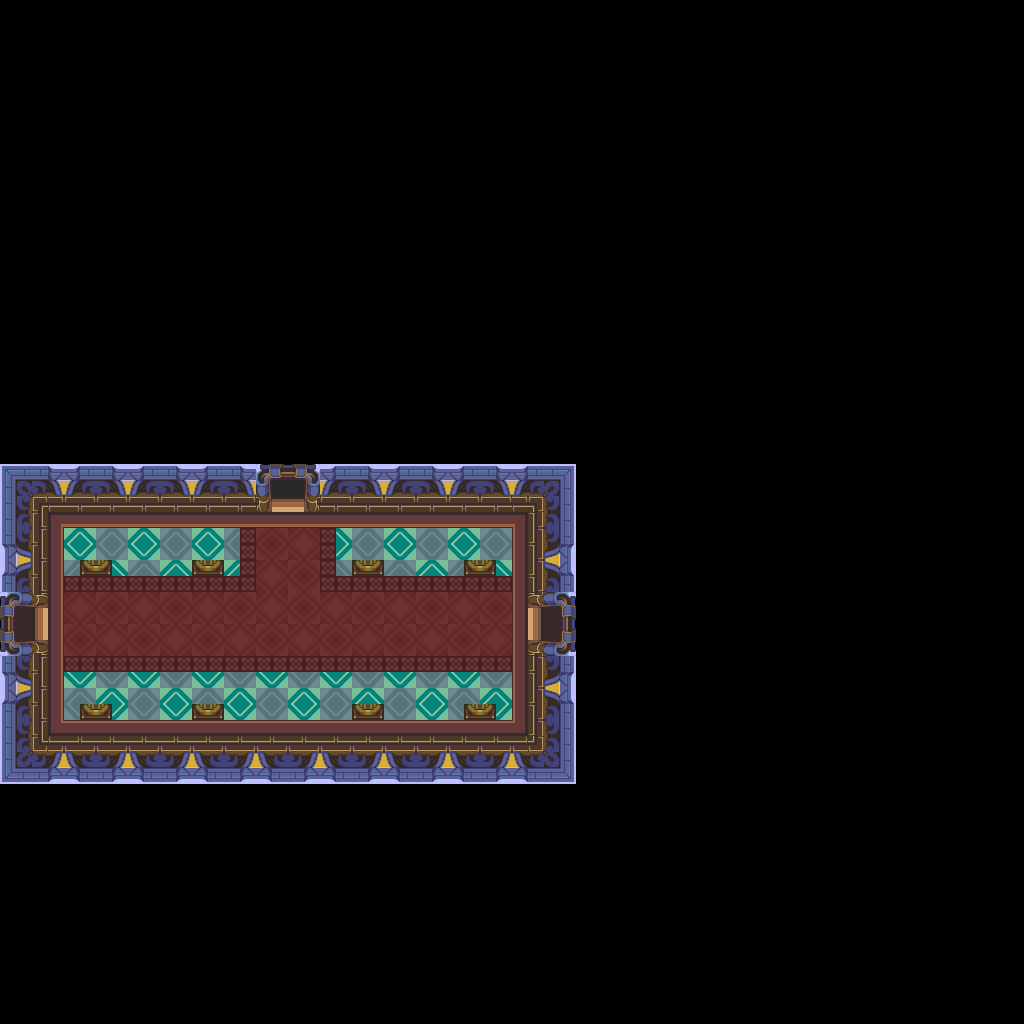

Tiled map render using the project's own tile images. Description and the map definition, with tile-layer contents summarised, below:
An orthogonal 64x64 tile map with 16x16 px tiles, 1 tile layer (base), 1 hidden layer not drawn and 9 objects.

<map version="1.10" tiledversion="1.12.1" orientation="orthogonal" renderorder="right-down" width="64" height="64" tilewidth="16" tileheight="16" infinite="0" nextlayerid="3" nextobjectid="10">
 <tileset firstgid="1" source="../classiciphone_pics4.tsx" />
 <layer id="1" name="base" width="64" height="64">
  <data>[4096 cells, 4096 non-empty, 103 distinct tile ids]</data>
 </layer>
 <layer id="2" name="collision" width="64" height="64" visible="0">
  <properties><property name="collision" value="true" /></properties>
  <data>[4096 cells, 3682 non-empty, 1 distinct tile ids]</data>
 </layer>
 <objectgroup id="3" name="npcs">
  <object id="1" x="336.0" y="368.0" width="16" height="16">
   <properties>
    <property name="script" type="string">-- Auto-converted from GraalScript
joinResource("level_nopk")</property>
   </properties>
  </object>
  <object id="2" x="352.0" y="512.0" width="16" height="16">
   <properties>
    <property name="gani" value="royalpillar.png" />
    <property name="script" type="string">-- Auto-converted from GraalScript
-- //#CLIENTSIDE;
self.dontblock = true
-- drawoverplayer;</property>
   </properties>
  </object>
  <object id="3" x="464.0" y="512.0" width="16" height="16">
   <properties>
    <property name="gani" value="royalpillar.png" />
    <property name="script" type="string">-- Auto-converted from GraalScript
-- //#CLIENTSIDE;
self.dontblock = true
-- drawoverplayer;</property>
   </properties>
  </object>
  <object id="4" x="464.0" y="656.0" width="16" height="16">
   <properties>
    <property name="gani" value="royalpillar.png" />
    <property name="script" type="string">-- Auto-converted from GraalScript
-- //#CLIENTSIDE;
self.dontblock = true
-- drawoverplayer;</property>
   </properties>
  </object>
  <object id="5" x="352.0" y="656.0" width="16" height="16">
   <properties>
    <property name="gani" value="royalpillar.png" />
    <property name="script" type="string">-- Auto-converted from GraalScript
-- //#CLIENTSIDE;
self.dontblock = true
-- drawoverplayer;</property>
   </properties>
  </object>
  <object id="6" x="192.0" y="656.0" width="16" height="16">
   <properties>
    <property name="gani" value="royalpillar.png" />
    <property name="script" type="string">-- Auto-converted from GraalScript
-- //#CLIENTSIDE;
self.dontblock = true
-- drawoverplayer;</property>
   </properties>
  </object>
  <object id="7" x="192.0" y="512.0" width="16" height="16">
   <properties>
    <property name="gani" value="royalpillar.png" />
    <property name="script" type="string">-- Auto-converted from GraalScript
-- //#CLIENTSIDE;
self.dontblock = true
-- drawoverplayer;</property>
   </properties>
  </object>
  <object id="8" x="80.0" y="512.0" width="16" height="16">
   <properties>
    <property name="gani" value="royalpillar.png" />
    <property name="script" type="string">-- Auto-converted from GraalScript
-- //#CLIENTSIDE;
self.dontblock = true
-- drawoverplayer;</property>
   </properties>
  </object>
  <object id="9" x="80.0" y="656.0" width="16" height="16">
   <properties>
    <property name="gani" value="royalpillar.png" />
    <property name="script" type="string">-- Auto-converted from GraalScript
-- //#CLIENTSIDE;
self.dontblock = true
-- drawoverplayer;</property>
   </properties>
  </object>
 </objectgroup>
</map>
